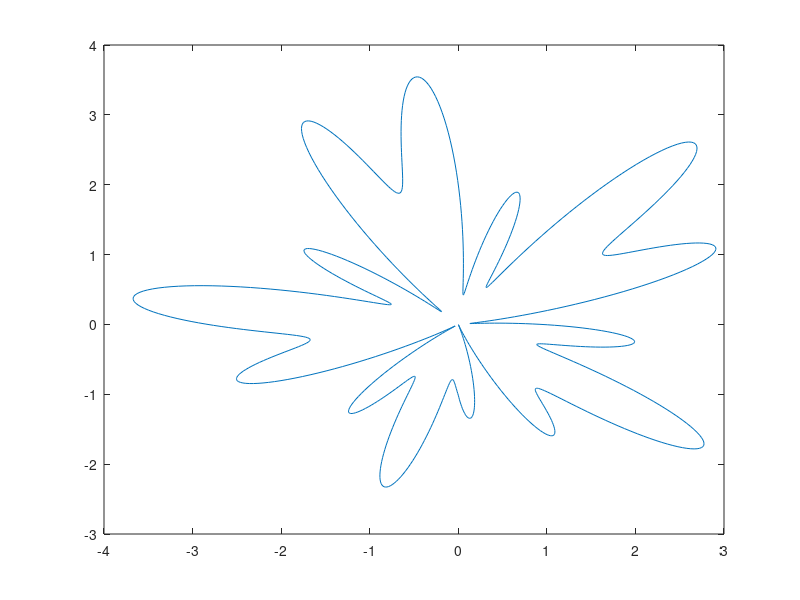

The MATLAB source for this figure:
a = 100;
b = 2;
n = 4;
k = 14;
m = 5;

phi = linspace(-pi/2, 3*pi/2, 1000);
tic
r = zeros(1,1000);

for i = 1:1000
    r(1,i) = (a/(a+(phi(i)-pi/2)^n))*(b-sin(k*phi(i))-cos(m*phi(i)));
end
toc

tic 
    r = a./(a+(phi-pi/2).^n).*(b-sin(k*phi)-cos(m*phi));
toc

[x,y] = pol2cart(phi, r);

plot(x,y);